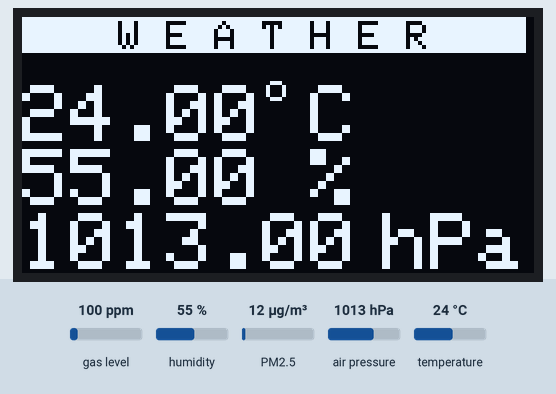
This sketch was run on a simulated Arduino Uno, built with avr-gcc and run on an emulated ATmega328P. On the bench: 128×64 one-colour display. The test bench sets the inputs (shaded band); at power-on: humidity 55 %, PM2.5 12 µg/m³, air pressure 1013 hPa, temperature 24 °C, gas level 100 ppm.

Above: at 4.7 s.
4.8 s: humidity set to 22 %
At 18.6 s:
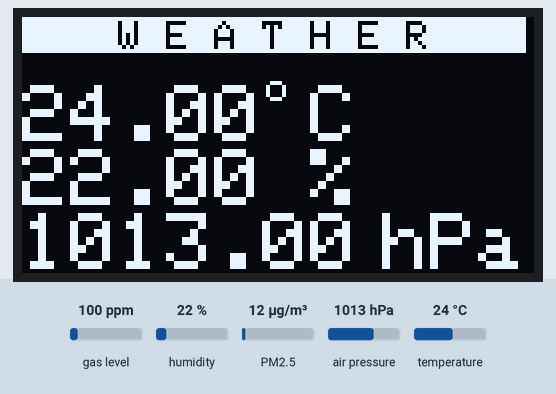
18.8 s: PM2.5 set to 6 µg/m³
At 26.0 s:
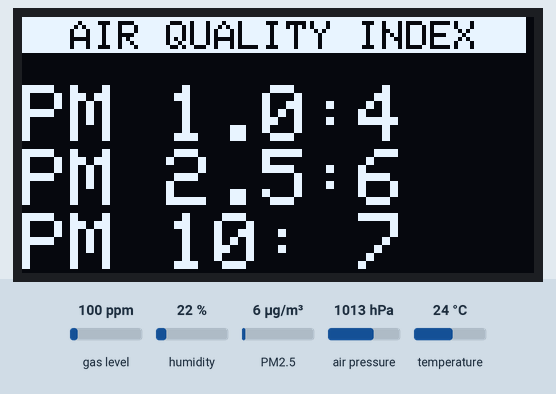
32.8 s: air pressure set to 952 hPa
46.8 s: PM2.5 set to 75 µg/m³
At 54.2 s:
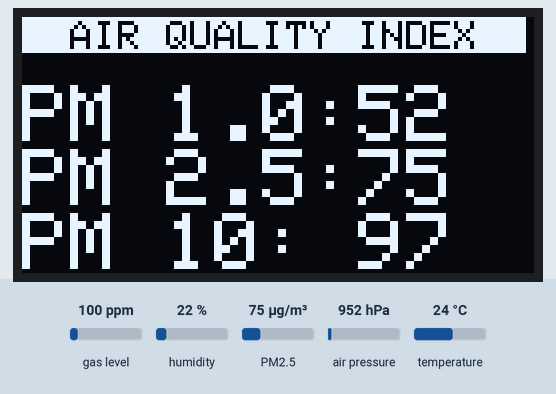
57.6 s: temperature set to 12 °C
At 61.6 s:
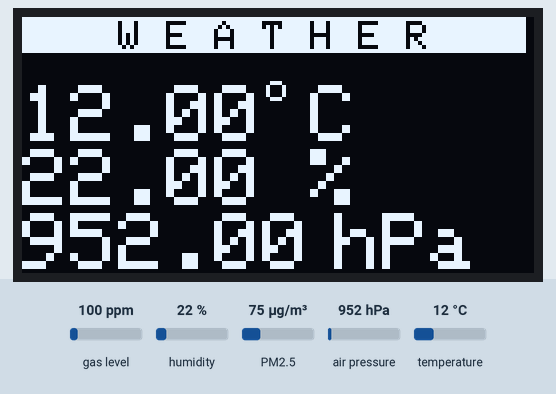
Timing chart, 0 to 63.1 s (numbered marks = the images above; inputs shaded):
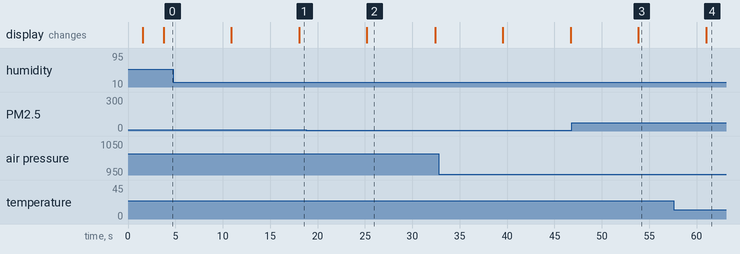

Measured:
- after the input at 4.8 s, the display: first differs from a run without the input after 13.3 s (image 1)
- after the input at 18.8 s, the display: changes after 6.4 s (image 2)
- after the input at 46.8 s, the display: changes after 7.1 s (image 3)
- after the input at 57.6 s, the display: changes after 3.4 s (image 4)
- what the display in image 2 shows lasts 7.2 s, from 25.2 s to 32.4 s

The sketch:

Weather_Station.ino
```cpp
#include <SPI.h>
#include <Wire.h>
#include <Adafruit_GFX.h>
#include <Adafruit_SH110X.h>
#define i2c_Address 0x3c
#define SCREEN_WIDTH 128
#define SCREEN_HEIGHT 64
#define OLED_RESET -1
Adafruit_SH1106G display = Adafruit_SH1106G(SCREEN_WIDTH, SCREEN_HEIGHT, &Wire, OLED_RESET);

#include <SoftwareSerial.h>
SoftwareSerial mySerial(12, 14); // RX, TX :: [Rx GPIO12-D6] , [Tx GPIO14-D5]

#include "PMS.h"
PMS pms(mySerial);
PMS::DATA data;

#include <Adafruit_Sensor.h>
#include "Adafruit_BME680.h"
Adafruit_BME680 bme;

void setup() {
  display.begin(i2c_Address, true);

  mySerial.begin(9600);
  pms.passiveMode();
  delay(500);
  pms.wakeUp();
  delay(1000);

  bme.begin();
  bme.setTemperatureOversampling(BME680_OS_8X);
  bme.setHumidityOversampling(BME680_OS_2X);
  bme.setPressureOversampling(BME680_OS_4X);

  display.clearDisplay();
  display.setTextSize(3);
  display.setTextColor(SH110X_WHITE);
  display.setCursor(2, 0);
  display.println("Weather");
  display.println("Station");
  display.setTextSize(1);
  display.setCursor(25, 54);
  display.print("By ");
  display.drawLine(42, 54, 42, 62, SH110X_WHITE); //left
  display.drawLine(42, 62, 120, 62, SH110X_WHITE); //down
  display.drawLine(42, 53, 120, 53, SH110X_WHITE); //up
  display.setTextColor(SH110X_BLACK, SH110X_WHITE); // 'inverted' text
  display.println("Atreya Biswas");
  display.display();
  delay (2000);


}

void loop() {


 if (bme.performReading()) {
  display.clearDisplay();
  display.setTextColor(SH110X_BLACK, SH110X_WHITE);
  display.setTextSize(1);
  display.drawLine(0, 0, 125, 0, SH110X_WHITE); //up
  display.setCursor(0, 1);
  display.println("    W E A T H E R    ");
  display.println("");
  display.setTextColor(SH110X_WHITE);
  display.setTextSize(2);
  display.print(bme.temperature);
  display.drawCircle(63,18, 2, SH110X_WHITE);
  display.setCursor(72, 17);
  display.println("C");
  display.print(bme.humidity);
  display.println(" %");
  display.print(bme.pressure / 100.0);
  display.setTextSize(1);
  display.print(" ");
  display.setTextSize(2);
  display.print("hPa");
  display.display();
  delay (7000);
}
else {
  display.clearDisplay();
  display.display();
  display.println("BME NOT FOUND");
  display.display();
  delay (2000);

}

pms.requestRead();
  if (pms.readUntil(data))
{
  display.clearDisplay();
  display.setTextColor(SH110X_BLACK, SH110X_WHITE);
  display.drawLine(0, 0, 125, 0, SH110X_WHITE); //up
  display.setTextSize(1);
  display.setCursor(0, 1);
  display.println("  AIR QUALITY INDEX  ");
  display.println("");
  display.setTextColor(SH110X_WHITE);
  display.setTextSize(2);
  display.print("PM 1.0:");
  display.println(data.PM_AE_UG_1_0);
  display.print("PM 2.5:");
  display.println(data.PM_AE_UG_2_5);
  display.print("PM 10:");
  display.setTextSize(1);
  display.print("  ");
  display.setTextSize(2);
  display.println(data.PM_AE_UG_10_0);
  display.display();
  delay(7000);
}
else {
  display.clearDisplay();
  display.display();
  display.println("PMS NOT FOUND");
  display.display();
  delay (2000);
}

}
```
